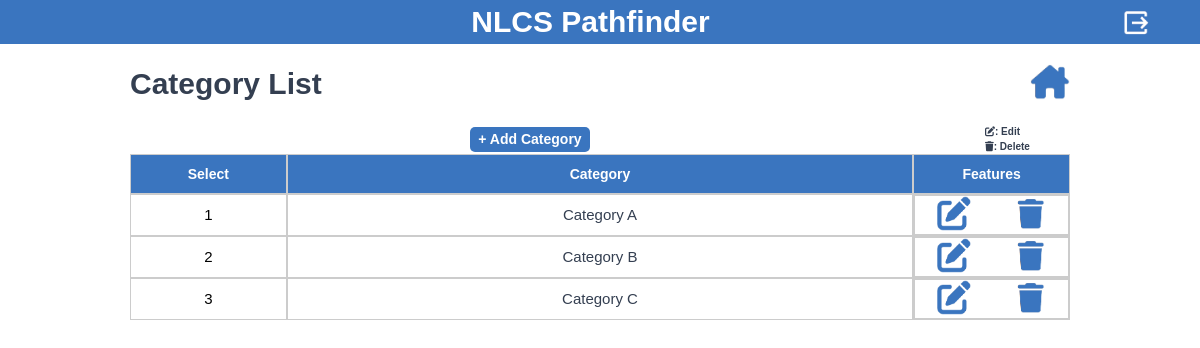
Page /manager-managecatact/ (signed in) on the earlier database version.
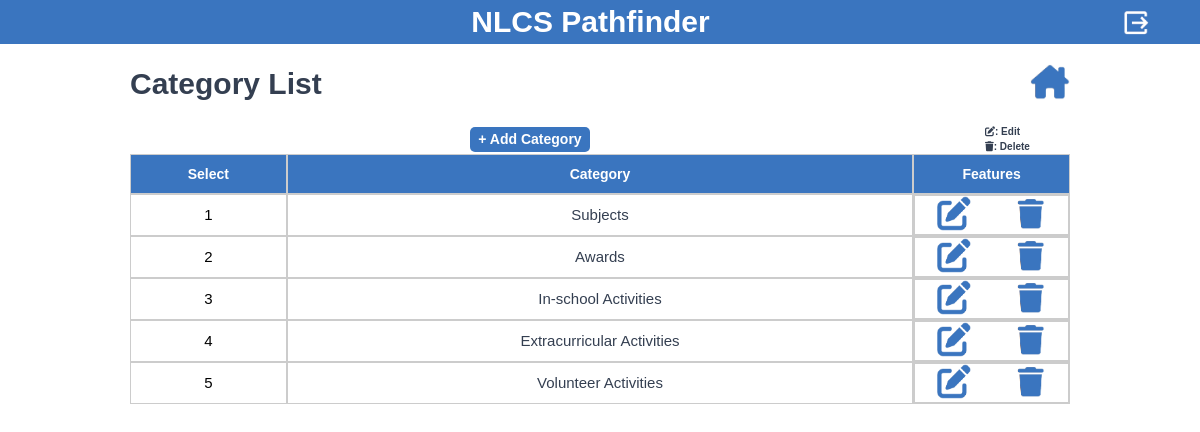
Same page on the later database version.
### manager/models.py (models this page shows, shortened)
class Category(models.Model):
    name = models.CharField(max_length=50)
    is_active = models.BooleanField(default=True)

### manager/views.py (the view)
# urls.py: path('manager-managecatact/', views.manager_managecatact, name='manager-managecatact'),
@login_required
def manager_managecatact(request):
    categories = Category.objects.filter(is_active=True)
    context = {
        'categories': categories,
    }
    return render(request, 'manager_managecatact.html', context)

### manager/templates/manager_managecatact.html (shortened to what the changed rows need)
<!DOCTYPE html>
<html data-wf-page="660b5a58e366d1d1dad88ea4" data-wf-site="65dae9a8aed2bddc7d4faf42">
<head>
  {% load static %}
  <link href="{% static 'css/normalize.css' %}" rel="stylesheet" type="text/css">
  <link href="{% static 'css/webflow.css' %}" rel="stylesheet" type="text/css">
  <link href="{% static 'css/2024-ia-gyumin.webflow.css' %}" rel="stylesheet" type="text/css">
</head>
<body class="body">
  <section class="sectionmaintitle sectionheader sectionheaderlogout">
    <h1 class="headingmaintitle headingladn">               NLCS Pathfinder</h1>
  </section>
  <section class="section-2">
    <div class="w-layout-blockcontainer containerstdregheader w-container">
      <div class="divstdregessentialheader">
        <div id="w-node-f18b932d-7f52-d60e-bbf3-5157eddd1049-dad88ea4" class="divstdregheaderleft">
          <h1 class="headingstdregheaderleft">Category List</h1>
        </div>
      </div>
    </div>
    <div class="w-layout-blockcontainer containercatactlistfilter w-container">
      <div class="divblockcslstdlistfiltertotalgrid">
        <div id="w-node-_8e2939d1-d35d-5519-19f4-0a6d148886d8-dad88ea4" class="divblockcslstdlistfeaturesgrid">
          <div id="w-node-_8e2939d1-d35d-5519-19f4-0a6d148886d9-dad88ea4" class="divblockcslstdlistfeaturestext">
            <h1 class="headingcslstdlistfeatures">         <i class="fa-solid fa-pen-to-square"></i>: Edit</h1>
          </div>
          <div id="w-node-_8e2939d1-d35d-5519-19f4-0a6d148886dc-dad88ea4" class="divblockcslstdlistfeaturestext">
            <h1 class="headingcslstdlistfeatures">         <i class="fa-solid fa-trash"></i>: Delete</h1>
          </div>
        </div>
      </div>
    </div>
    <div class="w-layout-blockcontainer containercatactlist w-container">
      <div class="divcatactlisttable">
        {% for cat in categories %}
        <div id="w-node-_179c3a27-b557-71e4-c74d-f36f7d2376ff-dad88ea4" class="divadmincatactlisttabledata">
          <h1 class="headingtableuserlistdata">{{ forloop.counter }}</h1>
        </div>
        <div id="w-node-_5197f733-7904-6cc7-9ecc-baf557ef89ba-dad88ea4" class="divadmincatactlisttabledata">
          <h1 class="headingadmintablecatactlistdata">{{ cat.name }}</h1>
        </div>
        <div id="w-node-ee067d1e-1cac-fcaa-cdac-187914f5f29c-dad88ea4" class="divadmincatactlisttabledata">
          <div id="w-node-_2f3d3610-db78-fce4-cb2e-471a8382956d-dad88ea4" class="divadmintableuserlistactivitydatafeature">
            <a id="w-node-_2f3d3610-db78-fce4-cb2e-471a8382956e-dad88ea4" class="divhousebutton" href="/manager-editcategory/{{ cat.id }}/"><img class="img-fluid" src="{% static 'img/write2.png' %}" alt="Logo"></a>
            <a id="w-node-_2f3d3610-db78-fce4-cb2e-471a8382956f-dad88ea4" class="divhousebutton" style="text-decoration:none; cursor:pointer" onclick="showModal({{cat.id}});"><img class="img-fluid" src="{% static 'img/trash2.png' %}" alt="Logo"></a>
          </div>
        </div>
        {% endfor %}
      </div>
    </div>
  </section>
</body>
</html>

Differences in the rows shown:
changed Category: name "Category A" → "Subjects"
changed Category: name "Category B" → "Awards"
changed Category: name "Category C" → "In-school Activities"
added Category: name "Extracurricular Activities"
added Category: name "Volunteer Activities"
